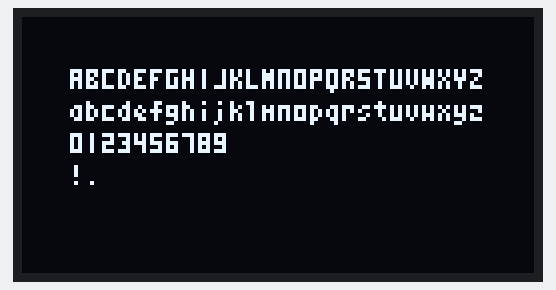
A sketch run on a simulated Arduboy, built with avr-gcc and run on an emulated ATmega32U4. On the bench: 128×64 one-colour display.

Above: at 0.1 s.

The sketch:

Font3x5.ino
```cpp
#include <Arduboy2.h>
#include "src/fonts/Font3x5.h"

Arduboy2Base arduboy;
Font3x5 font3x5 = Font3x5();

void setup() {

  arduboy.boot();

}

void loop() {

  if (!(arduboy.nextFrame())) return;

  arduboy.clear();
  font3x5.setCursor(12, 12);
  font3x5.print(F("ABCDEFGHIJKLMNOPQRSTUVWXYZ"));
  font3x5.print(F("\nabcdefghijklmnopqrstuvwxyz"));
  font3x5.print(F("\n0123456789"));
  font3x5.print(F("\n!."));

  arduboy.display();

}
```

Font3x5.cpp
```cpp
#include <Arduino.h>
#include <Sprites.h>
#include <Print.h>
#include "Font3x5.h"

#define USE_LOWER_CASE

#define FONT3X5_WIDTH 3
#define FONT3X5_HEIGHT 6

#define CHAR_EXCLAMATION 33
#define CHAR_PERIOD 46
#define CHAR_LETTER_A 65
#define CHAR_LETTER_Z 90
#define CHAR_LETTER_A_LOWER 97
#define CHAR_LETTER_Z_LOWER 122
#define CHAR_NUMBER_0 48
#define CHAR_NUMBER_9 57

#ifdef USE_LOWER_CASE
  #define FONT_EXCLAMATION_INDEX 62
  #define FONT_PERIOD_INDEX 63
  #define FONT_NUMBER_INDEX 52
#else
  #define FONT_EXCLAMATION_INDEX 36
  #define FONT_PERIOD_INDEX 37
  #define FONT_NUMBER_INDEX 26
#endif

const uint8_t PROGMEM font_images[] = {
  3, 8,

  // #65 Letter 'A'.
  0x1F,  // ░░░▓▓▓▓▓
  0x05,  // ░░░░░▓░▓
  0x1F,  // ░░░▓▓▓▓▓

  // #66 Letter 'B'.
  0x1F,  // ░░░▓▓▓▓▓
  0x15,  // ░░░▓░▓░▓
  0x1B,  // ░░░▓▓░▓▓

  // #67 Letter 'C'.
  0x1F,  // ░░░▓▓▓▓▓
  0x11,  // ░░░▓░░░▓
  0x11,  // ░░░▓░░░▓

  // #68 Letter 'D'.
  0x1F,  // ░░░▓▓▓▓▓
  0x11,  // ░░░▓░░░▓
  0x0E,  // ░░░░▓▓▓░

  // #69 Letter 'E'.
  0x1F,  // ░░░▓▓▓▓▓
  0x15,  // ░░░▓░▓░▓
  0x11,  // ░░░▓░░░▓

  // #70 Letter 'F'.
  0x1F,  // ░░░▓▓▓▓▓
  0x05,  // ░░░░░▓░▓
  0x01,  // ░░░░░░░▓

  // #71 Letter 'G'.
  0x1F,  // ░░░▓▓▓▓▓
  0x11,  // ░░░▓░░░▓
  0x1D,  // ░░░▓▓▓░▓

  // #72 Letter 'H'.
  0x1F,  // ░░░▓▓▓▓▓
  0x04,  // ░░░░░▓░░
  0x1F,  // ░░░▓▓▓▓▓

  // #73 Letter 'I'.
  0x00,  // ░░░░░░░░
  0x1F,  // ░░░▓▓▓▓▓
  0x00,  // ░░░░░░░░

  // #74 Letter 'J'.
  0x10,  // ░░░▓░░░░
  0x10,  // ░░░▓░░░░
  0x1F,  // ░░░▓▓▓▓▓

  // #75 Letter 'K'.
  0x1F,  // ░░░▓▓▓▓▓
  0x04,  // ░░░░░▓░░
  0x1B,  // ░░░▓▓░▓▓

  // #76 Letter 'L'.
  0x1F,  // ░░░▓▓▓▓▓
  0x10,  // ░░░▓░░░░
  0x10,  // ░░░▓░░░░

  // #77 Letter 'M'.
  0x1F,  // ░░░▓▓▓▓▓
  0x06,  // ░░░░░▓▓░
  0x1F,  // ░░░▓▓▓▓▓

  // #78 Letter 'N'.
  0x1F,  // ░░░▓▓▓▓▓
  0x01,  // ░░░░░░░▓
  0x1F,  // ░░░▓▓▓▓▓

  // #79 Letter 'O'.
  0x1F,  // ░░░▓▓▓▓▓
  0x11,  // ░░░▓░░░▓
  0x1F,  // ░░░▓▓▓▓▓

  // #80 Letter 'P'.
  0x1F,  // ░░░▓▓▓▓▓
  0x05,  // ░░░░░▓░▓
  0x07,  // ░░░░░▓▓▓

  // #81 Letter 'Q'.
  0x1F,  // ░░░▓▓▓▓▓
  0x31,  // ░░▓▓░░░▓
  0x1F,  // ░░░▓▓▓▓▓

  // #82 Letter 'R'.
  0x1F,  // ░░░▓▓▓▓▓
  0x05,  // ░░░░░▓░▓
  0x1B,  // ░░░▓▓░▓▓

  // #83 Letter 'S'.
  0x17,  // ░░░▓░▓▓▓
  0x15,  // ░░░▓░▓░▓
  0x1D,  // ░░░▓▓▓░▓

  // #84 Letter 'T'.
  0x01,  // ░░░░░░░▓
  0x1F,  // ░░░▓▓▓▓▓
  0x01,  // ░░░░░░░▓

  // #85 Letter 'U'.
  0x1F,  // ░░░▓▓▓▓▓
  0x10,  // ░░░▓░░░░
  0x1F,  // ░░░▓▓▓▓▓

  // #86 Letter 'V'.
  0x0F,  // ░░░░▓▓▓▓
  0x10,  // ░░░▓░░░░
  0x0F,  // ░░░░▓▓▓▓

  // #87 Letter 'W'.
  0x1F,  // ░░░▓▓▓▓▓
  0x0C,  // ░░░░▓▓░░
  0x1F,  // ░░░▓▓▓▓▓

  // #88 Letter 'X'.
  0x1B,  // ░░░▓▓░▓▓
  0x04,  // ░░░░░▓░░
  0x1B,  // ░░░▓▓░▓▓

  // #89 Letter 'Y'.
  0x07,  // ░░░░░▓▓▓
  0x1C,  // ░░░▓▓▓░░
  0x07,  // ░░░░░▓▓▓

  // #90 Letter 'Z'.
  0x19,  // ░░░▓▓░░▓
  0x15,  // ░░░▓░▓░▓
  0x13,  // ░░░▓░░▓▓

  #ifdef USE_LOWER_CASE

    // #97 Letter 'a'.
    0x0C,  // ░░░░▓▓░░
    0x12,  // ░░░▓░░▓░
    0x1E,  // ░░░▓▓▓▓░

    // #98 Letter 'b'.
    0x1F,  // ░░░▓▓▓▓▓
    0x12,  // ░░░▓░░▓░
    0x0C,  // ░░░░▓▓░░

    // #99 Letter 'c'.
    0x1E,  // ░░░▓▓▓▓░
    0x12,  // ░░░▓░░▓░
    0x12,  // ░░░▓░░▓░

    // #100 Letter 'd'.
    0x0C,  // ░░░░▓▓░░
    0x12,  // ░░░▓░░▓░
    0x1F,  // ░░░▓▓▓▓▓

    // #101 Letter 'e'.
    0x0C,  // ░░░░▓▓░░
    0x1A,  // ░░░▓▓░▓░
    0x14,  // ░░░▓░▓░░

    // #102 Letter 'f'.
    0x04,  // ░░░░░▓░░
    0x1F,  // ░░░▓▓▓▓▓
    0x05,  // ░░░░░▓░▓

    // #103 Letter 'g'.
    0x2E,  // ░░▓░▓▓▓░
    0x2A,  // ░░▓░▓░▓░
    0x1E,  // ░░░▓▓▓▓░

    // #104 Letter 'h'.
    0x1F,  // ░░░▓▓▓▓▓
    0x02,  // ░░░░░░▓░
    0x1C,  // ░░░▓▓▓░░

    // #105 Letter 'i'.
    0x00,  // ░░░░░░░░
    0x1D,  // ░░░▓▓▓░▓
    0x00,  // ░░░░░░░░

    // #106 Letter 'j'.
    0x20,  // ░░▓░░░░░
    0x1D,  // ░░░▓▓▓░▓
    0x00,  // ░░░░░░░░

    // #107 Letter 'k'.
    0x1F,  // ░░░▓▓▓▓▓
    0x04,  // ░░░░░▓░░
    0x1A,  // ░░░▓▓░▓░

    // #108 Letter 'l'.
    0x01,  // ░░░░░░░▓
    0x1F,  // ░░░▓▓▓▓▓
    0x00,  // ░░░░░░░░

    // #109 Letter 'm'.
    0x1E,  // ░░░▓▓▓▓░
    0x04,  // ░░░░░▓░░
    0x1E,  // ░░░▓▓▓▓░

    // #110 Letter 'n'.
    0x1E,  // ░░░▓▓▓▓░
    0x02,  // ░░░░░░▓░
    0x1E,  // ░░░▓▓▓▓░

    // #111 Letter 'o'.
    0x1E,  // ░░░▓▓▓▓░
    0x12,  // ░░░▓░░▓░
    0x1E,  // ░░░▓▓▓▓░

    // #112 Letter 'p'.
    0x3E,  // ░░▓▓▓▓▓░
    0x12,  // ░░░▓░░▓░
    0x0C,  // ░░░░▓▓░░

    // #113 Letter 'q'.
    0x0C,  // ░░░░▓▓░░
    0x12,  // ░░░▓░░▓░
    0x3E,  // ░░▓▓▓▓▓░

    // #114 Letter 'r'.
    0x1E,  // ░░░▓▓▓▓░
    0x02,  // ░░░░░░▓░
    0x06,  // ░░░░░▓▓░

    // #115 Letter 's'.
    0x14,  // ░░░▓░▓░░
    0x12,  // ░░░▓░░▓░
    0x0A,  // ░░░░▓░▓░

    // #116 Letter 't'.
    0x02,  // ░░░░░░▓░
    0x0F,  // ░░░░▓▓▓▓
    0x12,  // ░░░▓░░▓░

    // #117 Letter 'u'.
    0x1E,  // ░░░▓▓▓▓░
    0x10,  // ░░░▓░░░░
    0x1E,  // ░░░▓▓▓▓░

    // #118 Letter 'v'.
    0x0E,  // ░░░░▓▓▓░
    0x10,  // ░░░▓░░░░
    0x0E,  // ░░░░▓▓▓░

    // #119 Letter 'w'.
    0x1E,  // ░░░▓▓▓▓░
    0x08,  // ░░░░▓░░░
    0x1E,  // ░░░▓▓▓▓░

    // #120 Letter 'x'.
    0x1A,  // ░░░▓▓░▓░
    0x04,  // ░░░░░▓░░
    0x1A,  // ░░░▓▓░▓░

    // #121 Letter 'y'.
    0x2E,  // ░░▓░▓▓▓░
    0x28,  // ░░▓░▓░░░
    0x1E,  // ░░░▓▓▓▓░

    // #122 Letter 'z'.
    0x1A,  // ░░░▓▓░▓░
    0x12,  // ░░░▓░░▓░
    0x16,  // ░░░▓░▓▓░

  #endif

  // #48 Number '0'.
  0x1F,  // ░░░▓▓▓▓▓
  0x11,  // ░░░▓░░░▓
  0x1F,  // ░░░▓▓▓▓▓

  // #49 Number '1'.
  0x00,  // ░░░░░░░░
  0x1F,  // ░░░▓▓▓▓▓
  0x00,  // ░░░░░░░░

  // #50 Number '2'.
  0x1D,  // ░░░▓▓▓░▓
  0x15,  // ░░░▓░▓░▓
  0x17,  // ░░░▓░▓▓▓

  // #51 Number '3'.
  0x11,  // ░░░▓░░░▓
  0x15,  // ░░░▓░▓░▓
  0x1F,  // ░░░▓▓▓▓▓

  // #52 Number '4'.
  0x07,  // ░░░░░▓▓▓
  0x04,  // ░░░░░▓░░
  0x1F,  // ░░░▓▓▓▓▓

  // #53 Number '5'.
  0x17,  // ░░░▓░▓▓▓
  0x15,  // ░░░▓░▓░▓
  0x1D,  // ░░░▓▓▓░▓

  // #54 Number '6'.
  0x1F,  // ░░░▓▓▓▓▓
  0x15,  // ░░░▓░▓░▓
  0x1D,  // ░░░▓▓▓░▓

  // #55 Number '7'.
  0x01,  // ░░░░░░░▓
  0x01,  // ░░░░░░░▓
  0x1F,  // ░░░▓▓▓▓▓

  // #56 Number '8'.
  0x1F,  // ░░░▓▓▓▓▓
  0x15,  // ░░░▓░▓░▓
  0x1F,  // ░░░▓▓▓▓▓

  // #57 Number '9'.
  0x17,  // ░░░▓░▓▓▓
  0x15,  // ░░░▓░▓░▓
  0x1F,  // ░░░▓▓▓▓▓

  // #33 Symbol '!'.
  0x00,  // ░░░░░░░░
  0x17,  // ░░░▓░▓▓▓
  0x00,  // ░░░░░░░░

  // #46 Symbol '.'.
  0x00,  // ░░░░░░░░
  0x10,  // ░░░▓░░░░
  0x00   // ░░░░░░░░

};


Font3x5::Font3x5(uint8_t lineSpacing) {

  _lineHeight = lineSpacing;
  _letterSpacing = 1;

  _cursorX = _cursorY = _baseX = 0;
  _textColor = 1;

}

size_t Font3x5::write(uint8_t c) {

  if (c == '\n')      { _cursorX = _baseX; _cursorY += _lineHeight; }
  else {

    printChar(c, _cursorX, _cursorY);
    _cursorX += FONT3X5_WIDTH + _letterSpacing;

  }

  return 1;

}

void Font3x5::printChar(const char c, const int8_t x, int8_t y) {

  int8_t idx = -1;

  ++y;

  switch (c) {

    case CHAR_LETTER_A ... CHAR_LETTER_Z:
      idx = c - CHAR_LETTER_A;
      break;

#ifdef USE_LOWER_CASE
    case CHAR_LETTER_A_LOWER ... CHAR_LETTER_Z_LOWER:
      idx = c - CHAR_LETTER_A_LOWER + 26;
      break;
#endif

    case CHAR_NUMBER_0 ... CHAR_NUMBER_9:
      idx = c - CHAR_NUMBER_0 + FONT_NUMBER_INDEX;
      break;

    case CHAR_EXCLAMATION:
      idx = FONT_EXCLAMATION_INDEX;
      break;

    case CHAR_PERIOD:
      idx = FONT_PERIOD_INDEX;
      break;

  }

  if (idx > -1) {

    if (_textColor == WHITE) {
      Sprites::drawSelfMasked(x, y, font_images, idx);
    }
    else {
      Sprites::drawErase(x, y, font_images, idx);
    }

  }

}

void Font3x5::setCursor(const int8_t x, const int8_t y) {
  _cursorX = _baseX = x;
  _cursorY = y;
}

void Font3x5::setTextColor(const uint8_t color){
  _textColor = color;
}

void Font3x5::setHeight(const uint8_t color){
  _lineHeight = color;
}
```

Font3x5.h
```cpp
#pragma once

#include <Arduino.h>
#include <Print.h>

class Font3x5 : public Print {

  public:

    Font3x5(uint8_t lineSpacing = 8);

    virtual size_t write(uint8_t); // used by the Arduino Print class
    void printChar(const char c, const int8_t x, int8_t y);
    void setCursor(const int8_t x, const int8_t y);

    void setTextColor(const uint8_t color);
    void setHeight(const uint8_t color);


  private:

    int8_t _cursorX;    // Default is 0.
    int8_t _baseX;      // needed for linebreak.
    int8_t _cursorY;    // Default is 0.

    int8_t _textColor;  // BLACK == 0, everything else is WHITE. Default is WHITE.

    uint8_t _letterSpacing;  // letterSpacing controls the distance between letters. Default is 1.
    uint8_t _lineHeight;     // lineHeight controls the height between lines breakend by \n. Default is 8.

};
```
